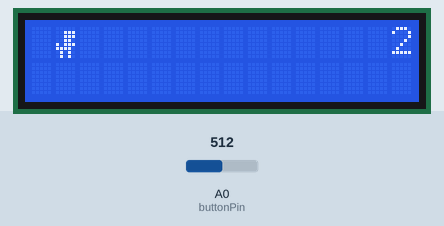
Recording of a program running on a simulated Arduino Uno, built with avr-gcc and run on an emulated ATmega328P. On the bench: 16×2 character LCD. The inputs (shaded band) are chosen by the test bench; at power-on: A0 (buttonPin) = 512. Random numbers use the default seed unless the program sets one; what the program prints to the serial monitor is not drawn.

Above: at 0.8 s.
0.9 s: A0 (buttonPin) set to 710
At 1.9 s:
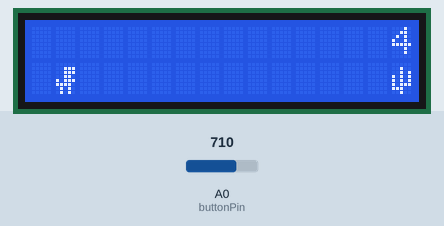
3.9 s: A0 (buttonPin) set to 690
At 4.4 s:
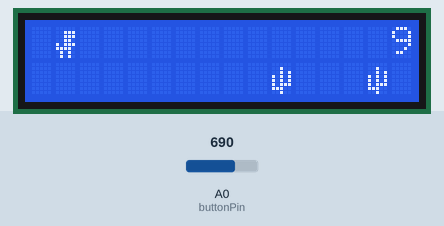
6.9 s: A0 (buttonPin) set to 708
At 9.7 s:
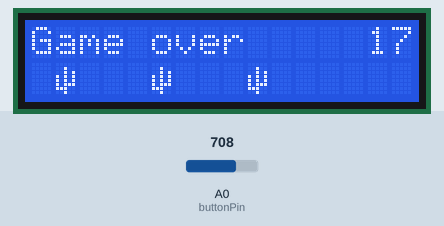
Timing chart, 0 to 11.2 s (numbered marks = the images above; inputs shaded):
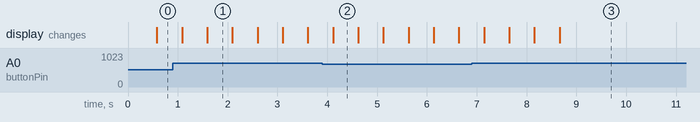

Measured:
- the behaviour switches between 699 and 700 on A0 (buttonPin) (found by bisection; images 2 and 3)
- what the display in image 1 shows lasts 0.5 s, from 1.6 s to 2.1 s

The program:

main.cpp
```cpp
#include <Arduino.h>
#include <LiquidCrystal.h>
#include "lcd.h"
#include "config.h"
#include "game.h"

void setup() {
  initLCD();
  initButtons();

  gameInit();

  #if !defined(AUTO_PLAY)
  startScreen();
  #endif
  while (gameTick()) {
    #if defined(AUTO_PLAY)
    if (distanceToNextCacti() == 1) {
      gameJump();
    }
    delay(gameTickDelay);
    #else
    unsigned long startTickDelay = millis();
    while (millis() - startTickDelay < gameTickDelay) {
      if (readButtons() != NONE) {
        gameJump();
      }
    }
    #endif
  }
  endScreen();
}

void loop() {

}
```

bitmaps.h
```cpp
#include <Arduino.h>

// Created with https://maxpromer.github.io/LCD-Character-Creator/

const byte DINO = 0;
const byte dino[] = {
  B00000,
  B00111,
  B00111,
  B00110,
  B10111,
  B11110,
  B01010,
  B01010
};

const byte CACTUS = 1;
const byte cactus[] = {
  B00000,
  B00100,
  B00101,
  B10101,
  B10101,
  B10111,
  B11100,
  B00100
};

const byte SPACE = (byte)' ';
```

game.cpp
```cpp
#include <Arduino.h>
#include "lcd.h"
#include "bitmaps.h"
#include "config.h"
#include "game.h"

#if defined(STARTING_TICK_DELAY)
unsigned int gameTickDelay = STARTING_TICK_DELAY;
#else
unsigned int gameTickDelay = 500;
#endif
byte gameTimeInAir = 0;

byte lastCactusTick = 0;

unsigned long score = 0;

char field[WIDTH];

void gameInit() {
  #if defined(SERIAL_DISTANCE_CACTI)
  Serial.begin(9600);
  #endif
  // Doesn't like const byte* so we cast to byte*
  lcd.createChar(DINO, (byte*)dino);
  lcd.createChar(CACTUS, (byte*)cactus);
  lcd.clear();
  lcd.noCursor();
  memset(field, SPACE, WIDTH);
  seedRNG();
}

void startScreen() {
  lcd.home();
  lcd.println("Chrome Dino game");
  lcd.setCursor(dinoX, HEIGHT - 1);  // Last row
  lcd.write(DINO);

  while (readButtons() == NONE) {
    ;
  }
}

void endScreen() {
  lcd.home();
  lcd.print("Game over");
  lcd.setCursor(WIDTH - widthOfNum(score), 0);
  lcd.print(score);
  drawField();
}

bool gameTick() {
  lcd.clear();
  shiftFieldLeft();
  if (field[dinoX] != SPACE && gameTimeInAir == 0) {
    #if defined(SERIAL_DISTANCE_CACTI)
    Serial.println(0);
    #endif
    field[dinoX] = CACTUS;
    return false;
  }
  if (timeForCactus()) {
    field[WIDTH - 1] = CACTUS;
  }
  if (gameTimeInAir > 0) {
    if (field[dinoX] == DINO) {
      field[dinoX] = SPACE;
    }
    gameTimeInAir --;
  } else {
    field[dinoX] = DINO;
  }
  drawField();
  lcd.setCursor(dinoX, HEIGHT - 2);
  if (gameTimeInAir > 0) {
    lcd.write(DINO);
  } else {
    lcd.write(SPACE);
    lcd.setCursor(dinoX, HEIGHT - 1);
    lcd.write(DINO);
  }
  score ++;
  lcd.setCursor(WIDTH - widthOfNum(score), 0);
  lcd.print(score);
  #if defined(SERIAL_DISTANCE_CACTI)
  if (gameTimeInAir > 0) {
    Serial.println(-1);
  } else {
    Serial.println(distanceToNextCacti());
  }
  #endif
  return true;
}

void gameJump() {
  if (gameTimeInAir != 0) {
    return;
  }
  gameTimeInAir = timeInAir;
}

void shiftFieldLeft() {
  // Normally we would store first value in temporary variable
  // But we don't need it here
  for (byte i = 0; i < WIDTH - 1; i ++) {
    if (field[i + 1] == DINO) {
      continue;
    }
    field[i] = field[i + 1];
  }
  field[WIDTH - 1] = SPACE;
}

void drawField() {
  lcd.setCursor(0, HEIGHT - 1);
  for (char bit : field) {
    lcd.write(bit);
  }
}

bool timeForCactus() {
  lastCactusTick ++;
  if (lastCactusTick <= minCactiGap) {
    return false;
  }
  if (random(chanceOfCacti) == 0) {
    lastCactusTick = 0;
    return true;
  } else {
    return false;
  }
}

byte distanceToNextCacti() {
  byte distance = 0;
  for (byte i = dinoX; i < WIDTH; i ++) {
    if (field[i] == CACTUS) {
      break;
    }
    distance ++;
  }
  return distance;
}

void seedRNG() {
  #if defined(CONSTANT_SEED)
  randomSeed(CONSTANT_SEED);
  #else
  pinMode(A1, INPUT);
  pinMode(A2, INPUT);
  randomSeed((unsigned long)analogRead(A1) * (unsigned long)analogRead(A2));
  #endif
}

byte widthOfNum(unsigned long num) {
  byte width = 0;
  unsigned long x = num;
  while (x != 0) {
    x = x / 10;
    width ++;
  }
  return width;
}
```

game.h
```cpp
#include <Arduino.h>

extern unsigned int gameTickDelay;

extern byte gameTimeInAir;

extern byte lastCactusTick;

extern unsigned long score;

extern char field[WIDTH];

void gameInit();

void startScreen();
void endScreen();

bool gameTick();
void gameJump();

void shiftFieldLeft();
void drawField();
bool timeForCactus();
byte distanceToNextCacti();

void seedRNG();
byte widthOfNum(unsigned long num);
```

pinouts.h
```cpp
#include <Arduino.h>

// LCD pins, using 4-bit mode
const byte rs = 8;
const byte en = 9;
const byte d4 = 4;
const byte d5 = 5;
const byte d6 = 6;
const byte d7 = 7;

// Button pin
const byte buttonPin = A0;
```

config.h
```cpp
#include <Arduino.h>

const byte dinoX = 1;
const byte timeInAir = 2;
const byte chanceOfCacti = 3;  // 1/3 chance
const byte minCactiGap = 1;

// Allows us to get specific button pressed if you have the hardware / shield
#define USE_RESISTOR_LADDER

// Set a seed for the random number generator
// Comment to read random value from analog pins 1 and 2 and to multiply them
// #define CONSTANT_SEED 1

// Logs the distance to the next cacti on serial
// Every game tick a number will be printed to serial
// -1 means you are jumping
// 0 means you are dead (on a cacti)
#define SERIAL_DISTANCE_CACTI

// Automatically play the game for us
// Very fun to watch
// #define AUTO_PLAY

// The default tick delay starts at 500
// You might want to uncomment if you are enabling auto play
// #define STARTING_TICK_DELAY 50
```

lcd.cpp
```cpp
#include <Arduino.h>
#include <LiquidCrystal.h>
#include "pinouts.h"
#include "config.h"
#include "lcd.h"

LiquidCrystal lcd(rs, en, d4, d5, d6, d7);

void initLCD() {
  lcd.begin(WIDTH, HEIGHT);
}

void initButtons() {
  pinMode(buttonPin, INPUT);
}

byte readButtons() {
  #if defined(USE_RESISTOR_LADDER)
  int buttonVal = analogRead(buttonPin);

  if (buttonVal < 10) {
    return RIGHT;
  } else if (buttonVal < 150) {
    return UP;
  } else if (buttonVal < 300) {
    return DOWN;
  } else if (buttonVal < 450) {
    return LEFT;
  } else if (buttonVal < 700) {
    return SELECT;
  } else {
    return NONE;
  }
  #else
  return digitalRead(buttonPin);
  #endif
}
```

lcd.h
```cpp
#include <Arduino.h>
#include <LiquidCrystal.h>

const byte WIDTH = 16;
const byte HEIGHT = 2;

extern LiquidCrystal lcd;

const byte NONE = 0;
const byte SELECT = 1;
const byte UP = 2;
const byte LEFT = 3;
const byte DOWN = 4;
const byte RIGHT = 5;

void initLCD();

void initButtons();
byte readButtons();
```
